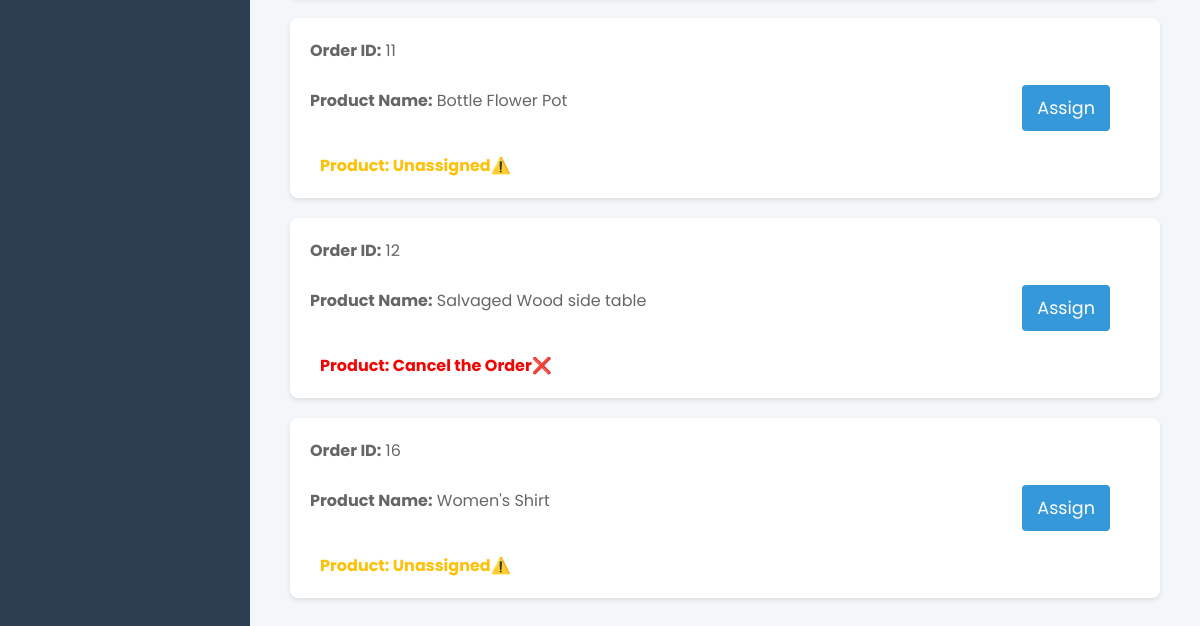
Page /logistic/delivery_manage (signed in, lower part) on the earlier database version.
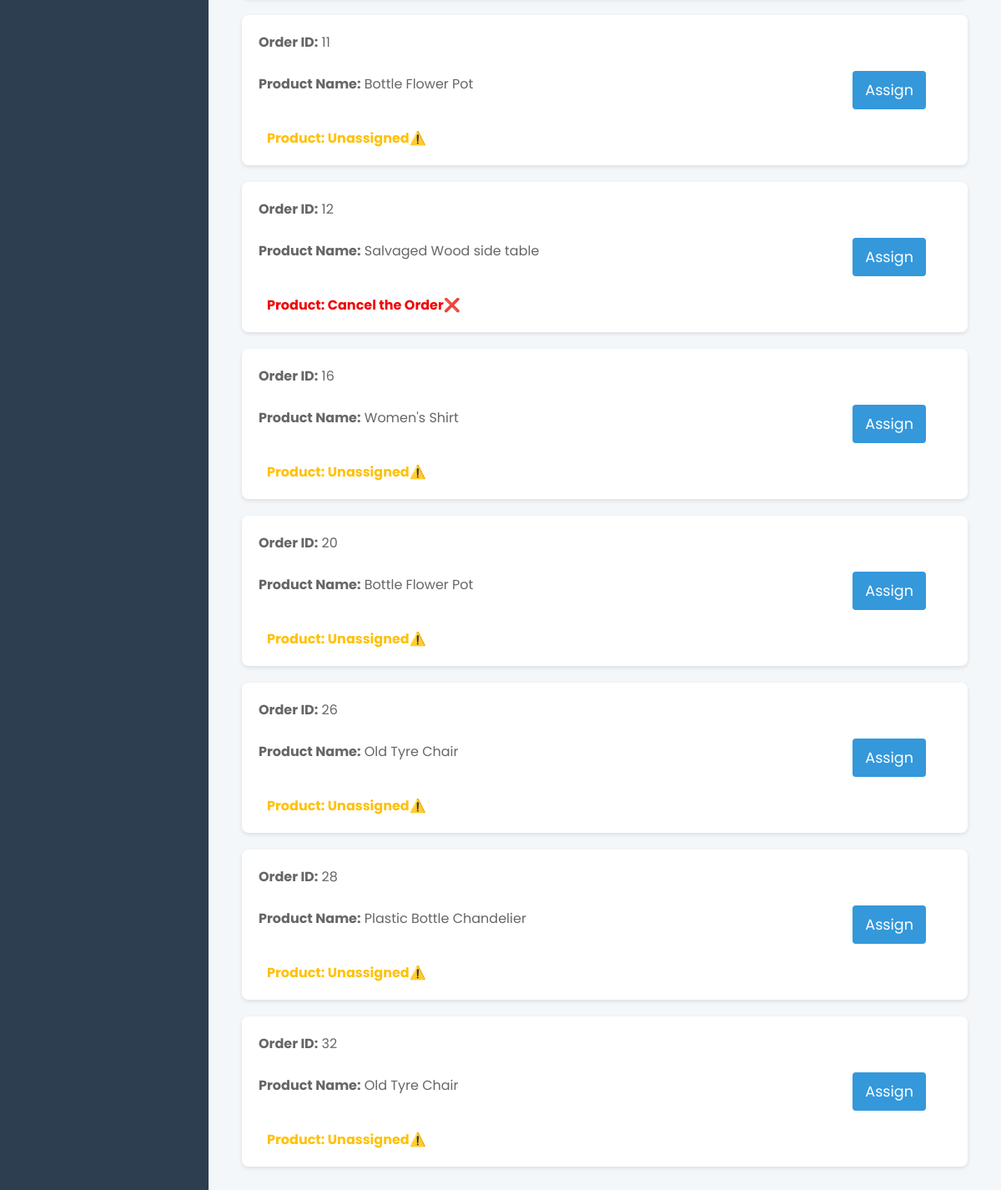
Same page on the later database version.
### tables this page shows
CREATE TABLE orders (
        id INTEGER PRIMARY KEY AUTOINCREMENT,
        buyer_id INTEGER NOT NULL,
        product_id INTEGER NOT NULL, 
        quantity INTEGER NOT NULL,
        date DATE NOT NULL,
        payment_method TEXT NOT NULL,
        delivery_status TEXT DEFAULT 'Pending',
        seller_status TEXT DEFAULT 'Pending',
        total_amount DECIMAL(10,2) NOT NULL,
        FOREIGN KEY (buyer_id) REFERENCES user(pid) ON DELETE CASCADE ON UPDATE CASCADE
        FOREIGN KEY (product_id) REFERENCES products(id) 
    );

CREATE TABLE products (
        id INTEGER PRIMARY KEY AUTOINCREMENT,
        name TEXT NOT NULL,
        category TEXT NOT NULL,
        description TEXT,
        price DECIMAL(10, 2) NOT NULL,
        quantity INTEGER NOT NULL,
        condition TEXT NOT NULL,
        seller_id TEXT NOT NULL,
        image_path TEXT,
        video_path TEXT,
        FOREIGN KEY (seller_id) REFERENCES sellers(id) ON DELETE CASCADE
    );

CREATE TABLE assign_delivery (
        id INTEGER PRIMARY KEY AUTOINCREMENT, 
        order_id INTEGER NOT NULL,
        seller_id INTEGER NOT NULL,
        condition TEXT NOT NULL,
        courier TEXT NOT NULL,
        arrival_date DATE NOT NULL,
        pickup_date DATE NOT NULL,
        delivered_date DATE,
        description TEXT NOT NULL,
        assigned_member_id INTEGER,
        status_updated_member_id INTEGER,
        FOREIGN KEY (order_id) REFERENCES orders(id) ON DELETE CASCADE ON UPDATE CASCADE
    );

### logistic_feature.py (the view)
@logistic_blueprint.route("/delivery_manage")
def delivery_management():
    member_id = session.get("member_id")
    if not member_id:
        flash("Please log in to access this page.", "danger")
        return redirect(url_for("logistic.login"))
    con = get_connect_db()
    cur = con.cursor()
    shipped_orders = cur.execute("""
           SELECT
                o.id as order_id,
                o.product_id,
                p.name as product_name,
                o.delivery_status,
                ad.condition AS assign_delivery_condition
            FROM orders o
            JOIN products p ON o.product_id = p.id
            LEFT JOIN assign_delivery ad ON o.id = ad.order_id
            WHERE o.delivery_status = 'Shipped'
        """).fetchall()
    return render_template("delivery_management.html", shipped_orders=shipped_orders)

### db.py (called while the page is built)
def get_connect_db():
    conn = sqlite3.connect(DATABASE_PATH)
    conn.row_factory = sqlite3.Row
    return conn

### web.py (called while the page is built)
@app.after_request
def add_header(response):
    response.headers["Cache-Control"] = "no-store, no-cache, must-revalidate, post-check=0, pre-check=0, max-age=0"
    response.headers["Pragma"] = "no-cache"
    response.headers["Expires"] = "0"
    return response

### templates/delivery_management.html (shortened to what this page needs)
{% extends "logistic_page.html" %}
{% block content %}
<link rel="stylesheet" href="/static/delivery_management.css">
    <section class="page-content">
        <div class="delivery-orders">
        {% if shipped_orders %}
            {% for order in shipped_orders %}
                <div class="order-item">
                    <div class="order-details">
                        <div class="order-info">
                            <p><strong>Order ID:</strong> {{order.order_id}}</p>
                            <p><strong>Product Name:</strong> {{order.product_name}}</p>
                        </div>
                        <div class="delivery-status">
                            {% if order.assign_delivery_condition %}
                                {% if order.assign_delivery_condition == 'Non-Deliverable'%}
                                    <span class="status-badge" data-status="Cancelled"><strong>Product:</strong> Cancel the Order❌ </span>
                                {% else %}
                                    <span class="status-badge" data-status="On Progress"><strong>Product:</strong> In Progress🔄</span>
                                {% endif %}
                            {% else %}
                                <span class="status-badge" data-status="Unassign"><strong>Product:</strong> Unassigned⚠️</span>
                            {% endif %}
                        </div>
                    </div>
                     <div class="order-actions">
                         <form method="get" action="{{ url_for('logistic.delivery_details', order_id=order.order_id) }}">
                                 <button type="submit" class="assign-btn">Assign</button>
                            </form>
                       </div>
                   </div>
             {% endfor %}
         {% else %}
            <p>No orders with 'Shipped' delivery status at the moment.</p>
          {% endif %}
        </div>
    </section>
{% endblock %}

Differences in the rows shown:
added orders: order_id "20", product_name "Bottle Flower Pot", shows "Product:"
added orders: order_id "26", product_name "Old Tyre Chair", shows "Product:"
added orders: order_id "28", product_name "Plastic Bottle Chandelier", shows "Product:"
added orders: order_id "32", product_name "Old Tyre Chair", shows "Product:"
